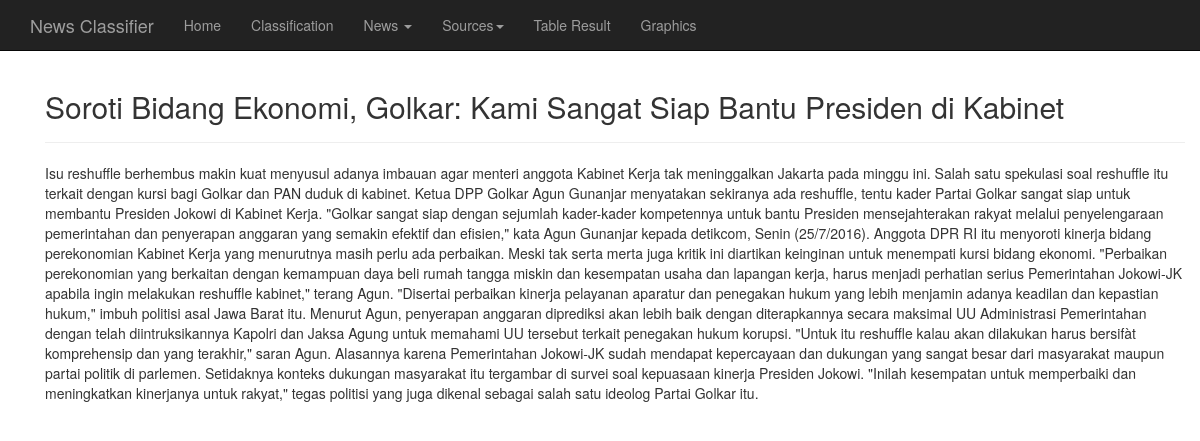
Screenshot of /?t=readmore&id=12 with the database file from the repository.
### tables this page shows
CREATE TABLE IF NOT EXISTS `berita_baru` (
`id_berita_baru` int(11) NOT NULL,
  `id_link` int(11) NOT NULL DEFAULT '0',
  `judul_berita` text,
  `isi_berita` text,
  `kategori` varchar(50) DEFAULT NULL,
  `kategori_knn` varchar(255) DEFAULT NULL,
  `kategori_nb` varchar(255) DEFAULT NULL
);

### menu/readmore.php (the view, shortened to what this page needs)
<div class="container">
	<?php
        $sel = mysql_query("SELECT * FROM berita_baru WHERE id_berita_baru = '$_GET[id]'");
    	while ($row = mysql_fetch_array($sel)) {
    ?>
			<div class="page-header">
		    	<h2><?php echo $row['judul_berita'];?></h2>
		    </div>
		    <div class="col-md-12">
		    	<div class="row">
		    		<p><?php echo $row['isi_berita'];?></p>
		    	</div>
		    </div>
	<?php
		}
	?>
</div>

### index.php (style rules this page uses)
body { padding-top: 50px; }

### rows the page displays
berita_baru: judul_berita "Soroti Bidang Ekonomi, Golkar: Kami Sangat Siap Bantu Presiden di Kabinet", isi_berita "Isu reshuffle berhembus makin kuat menyusul adanya imbauan agar menteri anggota Kabinet Kerja tak meninggalkan Jakarta pada minggu ini. Salah satu spekulasi soal reshuffle itu terkait dengan kursi bagi Golkar dan PAN duduk di kabinet. Ketua DPP Golkar Agun Gunanjar menyatakan sekiranya ada reshuffle, tentu kader Partai Golkar sangat siap untuk membantu Presiden Jokowi di Kabinet Kerja. \"Golkar sangat siap dengan sejumlah kader-kader kompetennya untuk bantu Presiden mensejahterakan rakyat melalui penyelengaraan pemerintahan dan penyerapan anggaran yang semakin efektif dan efisien,\" kata Agun Gunanjar kepada detikcom, Senin (25/7/2016). Anggota DPR RI itu menyoroti kinerja bidang perekonomian…"
